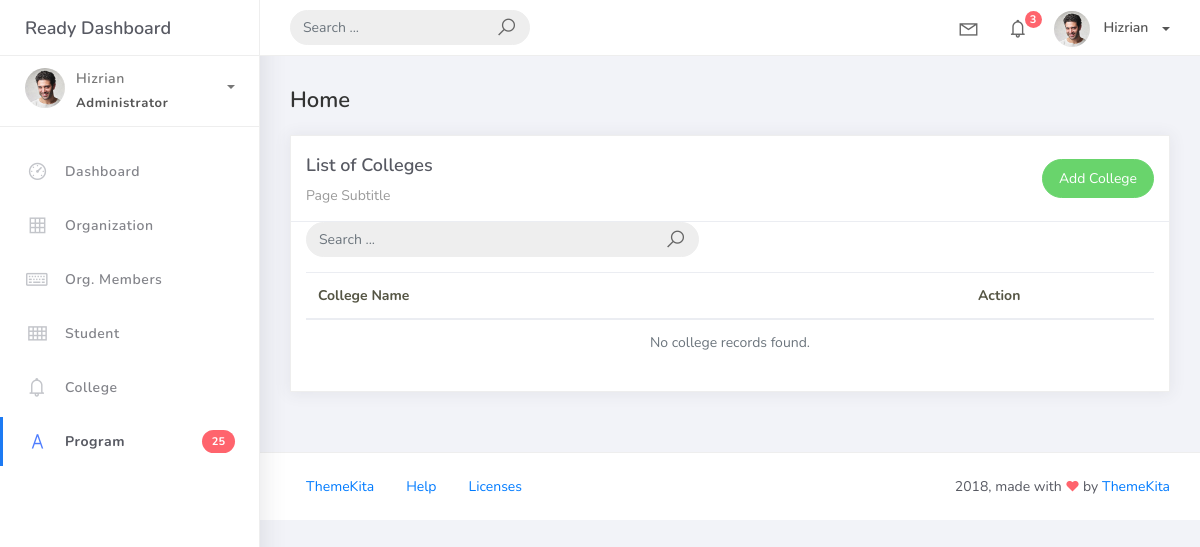
/college_list, run on an earlier commit of the app's database.
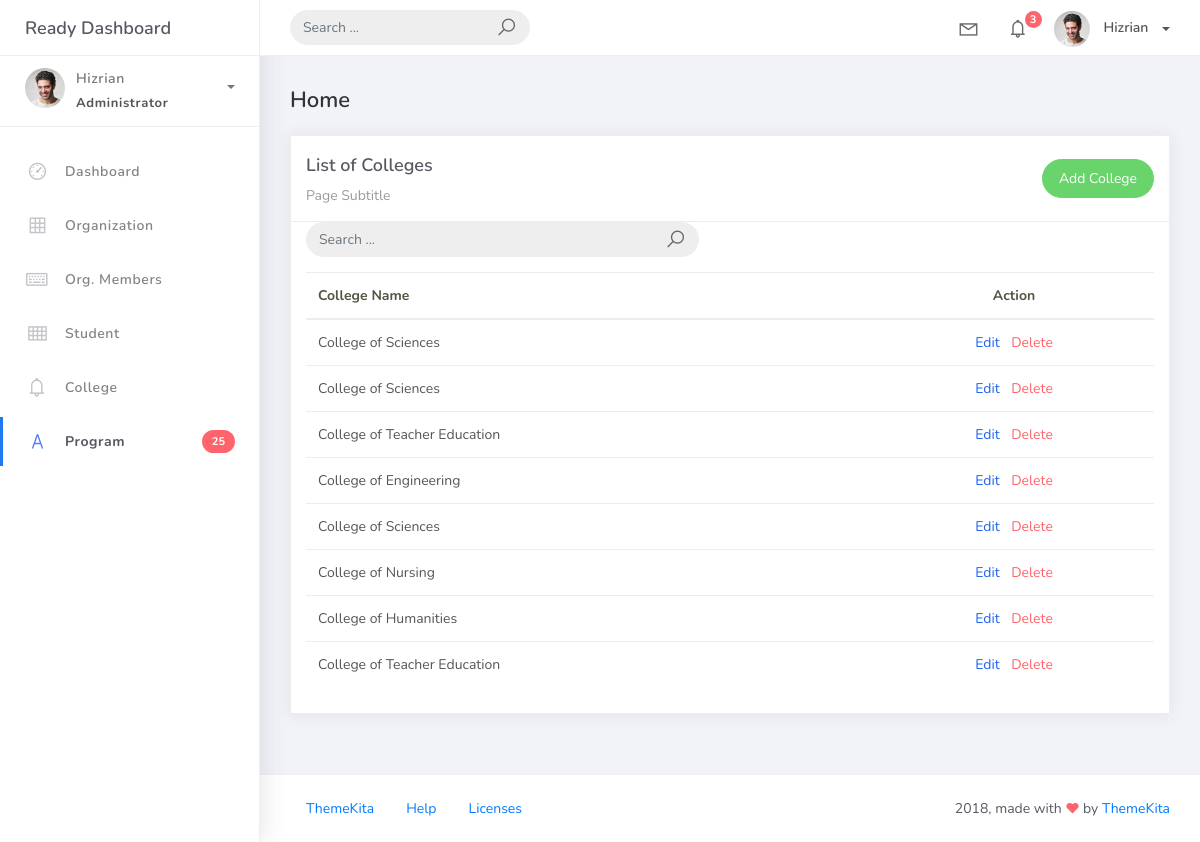
And on a later commit of the database.
### studentorg/models.py (models this page shows, shortened)
class BaseModel (models.Model) :
    created_at = models.DateTimeField(auto_now_add=True, db_index=True)
    updated_at = models.DateTimeField(auto_now=True)
    class Meta:
        abstract = True

class College(BaseModel):
    college_name = models.CharField(max_length=150)

### studentorg/views.py (the view)
# urls.py: path('college_list', CollegeListView.as_view(), name='college-list'),
class CollegeListView(ListView):
    model = College
    context_object_name = 'colleges'
    template_name = 'college_list.html'
    paginate_by = 10
    def get_queryset(self):
        qs = super().get_queryset()
        query = self.request.GET.get('q')
        if query:
            qs = qs.filter(Q(college_name__icontains=query))
        return qs

### templates/college_list.html
{% extends 'base.html' %} {% block content %}
<div class="content">
    <div class="container-fluid">
        <h4 class="page-title">Home</h4>
        <div class="row">
            <div class="col-md-12">
                <div class="card">
                    <div class="card-header">
                        <div class="d-flex justify-content-between align-items-center">
                            <div>
                                <h4 class="card-title">List of Colleges</h4>
                                <div class="card-category">Page Subtitle</div>
                            </div>
                            <a href="{% url 'college-add' %}" class="btn btn-success btn-rounded">Add College</a>
                        </div>
                    </div>
                    <div class="col-md-6">
                        <form class="navbar-left navbar-form nav-search mr-md-3" action="{% url 'organization-list' %}">
                            <div class="input-group">
                                <input type="text" placeholder="Search ..." class="form-control" name="q" />
                                <div class="input-group-append">
                                    <span class="input-group-text">
                                        <i class="la la-search search-icon"></i>
                                    </span>
                                </div>
                            </div>
                        </form>
                    </div>
                    <div class="card-body">
                        <table class="table table-hover">
                            <thead>
                                <tr>
                                    <th scope="col">College Name</th>
                                    <th scope="col" class="text-center">Action</th>
                                </tr>
                            </thead>
                            <tbody>
                                {% for college in colleges %}
                                <tr>
                                    <td>{{ college.college_name }}</td>
                                    <td class="text-center">
                                        <a href="{% url 'college-update' college.pk %}" class="text-primary mr-2">Edit</a>
                                        <a href="{% url 'college-delete' college.pk %}" class="text-danger">Delete</a>
                                    </td>
                                </tr>
                                {% empty %}
                                <tr>
                                    <td colspan="2" class="text-center text-muted">No college records found.</td>
                                </tr>
                                {% endfor %}
                            </tbody>
                        </table>
                    </div>
                </div>
            </div>
        </div>
    </div>
</div>
{% endblock %}

What changed in the data, as far as the page shows it:
added College: college_name "College of Sciences"
added College: college_name "College of Sciences"
added College: college_name "College of Teacher Education"
added College: college_name "College of Engineering"
added College: college_name "College of Sciences"
added College: college_name "College of Nursing"
added College: college_name "College of Humanities"
added College: college_name "College of Teacher Education"
Also different on the page:
text no longer shown: "No college records found."
